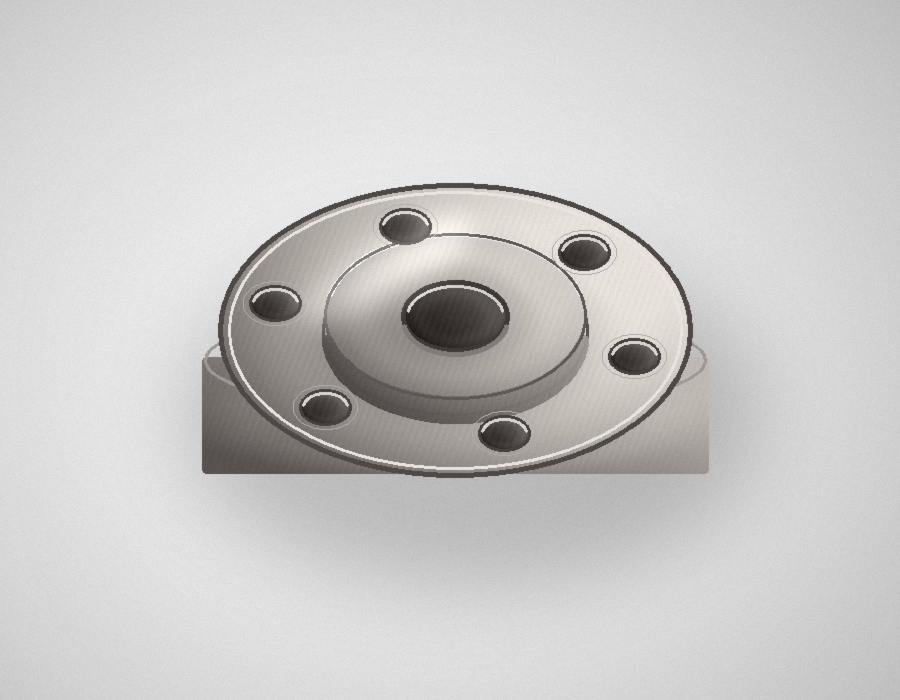
#> input picture samples/part_photo.png, 900 x 700 px
$ python img2svg.py samples/part_photo.png
#> lines starting #> are read from the running program, lines starting #| are printed output that depends on the picture; after the words box and inside, x2 and y2 are one past the last pixel; in counts of white or black regions, pixels touching at a corner belong together
#!/usr/bin/env python3
# -*- coding: utf-8 -*-
"""
img2svg — 把图像（示例：本文件夹下 1.gif）转成真正的矢量 SVG。

设计约束（来自需求）：
  * 线条由「多边线 / 贝塞尔曲线」构成，绝不套壳 —— 永不输出 <image>。
  * 热点（数字标号）用 <text> 标签圈出，且不使用 <circle> 圆环。
  * 原图中印刷的圆环 marker 保留为矢量描边（path），数字本身被擦除并由
    <text> 重新矢量绘制。
  * 默认输出为单色（黑白）中心线描线，得到干净、无糊边的矢量线条。

中心线算法：
  medial_axis 距离变换骨架（天然落在墨内，0% 外溢）→ 按拓扑节点把骨架
  拆成「分支段」→ 每段一条 <path> M/L...，stroke（非填充），
  stroke-width = 2 * 该段本地半径（EDT 中位数），linecap=butt（无端盘，无糊）。
"""
import os, sys, re, json, asyncio, io, argparse, importlib.util, traceback
from functools import lru_cache
import numpy as np
import cv2
from scipy import ndimage as ndi
from skimage.morphology import medial_axis
from scipy.ndimage import convolve

# ---------- 复用 recovered 模块的 mono_mask / _prune_skeleton ----------
_HERE = os.path.dirname(os.path.abspath(__file__))
_PYC = os.path.join(_HERE, '__pycache__', 'img2svg.cpython-312.pyc')
_rec = None
if os.path.exists(_PYC):
    try:
        _spec = importlib.util.spec_from_file_location('_rec', _PYC)
        _rec = importlib.util.module_from_spec(_spec)
        _spec.loader.exec_module(_rec)
    except Exception as e:
        print('[warn] 无法加载 recovered 模块 %s：%s' % (_PYC, e), file=sys.stderr)
        _rec = None


def mono_mask(rgb, alpha, thr=245):
    if _rec is not None:
        try:
            return _rec.mono_mask(rgb, alpha, thr=thr)
        except Exception:
            pass
    # 本地降级实现：近白/透明的当作背景
    lum = rgb.mean(axis=2)
    ink = (lum < thr) & (alpha >= 10)
    return ink


# [27 lines left out: function prune_skeleton, not called in this run]


# ---------- 中心线分解 ----------
OFFS = [(-1, -1), (-1, 0), (-1, 1), (0, -1), (0, 1), (1, -1), (1, 0), (1, 1)]


# [251 lines left out: functions _cap_arc, build_variable_polygon, trace_exact_contours, rasterize_frags, trace_missed_blocks, trace_centerline, not called in this run]


# ---------- WinRT OCR（流读，绕过 StorageFile 中文路径问题） ----------
def ocr_stream(path, lang='en-US', timeout=120):
    import winsdk.windows.media.ocr as ocr
    import winsdk.windows.globalization as glob
    import winsdk.windows.storage.streams as streams
    import winsdk.windows.graphics.imaging as imaging
    import PIL.Image
    im = PIL.Image.open(path).convert('RGBA')
    buf = io.BytesIO(); im.save(buf, format='PNG'); data = buf.getvalue()
    ras = streams.InMemoryRandomAccessStream()
    dw = streams.DataWriter(ras)
    dw.write_bytes(bytes(data))

    async def _run():
        eng = ocr.OcrEngine.try_create_from_language(glob.Language(lang))
        if eng is None:
            raise RuntimeError('WinRT OCR 引擎不可用（语言包 %s 缺失？）' % lang)
        await dw.store_async()
        await ras.flush_async()
        ras.seek(0)
        dec = await imaging.BitmapDecoder.create_async(ras)
        bmp = await dec.get_software_bitmap_async()
        res = await eng.recognize_async(bmp)
        words = []
        for line in res.lines:
            for w in line.words:
                r = w.bounding_rect
                words.append({'text': w.text, 'x': r.x, 'y': r.y, 'w': r.width, 'h': r.height})
        return words
    loop = asyncio.new_event_loop()
    try:
        return [w for w in loop.run_until_complete(_run()) if w['text'].strip().isdigit()]
    finally:
        loop.close()


# ---------- 热点层（text + 擦除原图数字） ----------
# [22 lines left out: function hotspot_layer, not called in this run]


# ---------- 组装 SVG ----------
def img2svg(input_path, output_path, lang='en-US', force_ocr=False,
            font_size_ratio=0.95, close=2, max_gap=3, prune=6,
            wfactor=1.7, wpct=30, wcap=12, erase_margin=3,
            var_width=True, vfactor=1.0, hybrid=True, min_block=24,
            mode='exact', contour_simplify=0.5,
            stroke='#1f2329', scale=1.0, no_ocr=False):
#> called with input_path = 'samples/part_photo.png', output_path = 'samples/part_photo.svg', lang = 'en-US', force_ocr = False, font_size_ratio = 0.95, close = 2, max_gap = 3, prune = 6
    im = cv2.imread(input_path, cv2.IMREAD_UNCHANGED)
#> im is the input picture: shape (700, 900, 3); mean B, G, R 201.6, 202.5, 203.7
    if im is None:
        import PIL.Image
        im = np.array(PIL.Image.open(input_path).convert('RGBA'))
    if im.ndim == 2:
        im = cv2.cvtColor(im, cv2.COLOR_GRAY2RGBA)
    elif im.shape[2] == 3:
        im = cv2.cvtColor(im, cv2.COLOR_BGR2RGBA)
#> im: shape (700, 900, 4)
    rgb = im[..., :3].astype(np.int16)
    alpha = im[..., 3] if im.shape[2] == 4 else np.full(im.shape[:2], 255, np.uint8)
#> alpha: shape (700, 900); every value is 255

    # 可选降采样（用于快速预览）
    if scale and scale != 1.0:
        import PIL.Image as _PIL
        arr = np.ascontiguousarray(im[..., :4] if im.shape[2] == 4 else im)
        pil = _PIL.fromarray(arr)
        nw, nh = max(1, int(pil.width * scale)), max(1, int(pil.height * scale))
        pil = pil.resize((nw, nh))
        arr = np.array(pil)
        rgb = arr[..., :3].astype(np.int16)
        alpha = arr[..., 3] if arr.shape[2] == 4 else np.full(arr.shape[:2], 255, np.uint8)

    H, W = rgb.shape[:2]
#> H = 700; W = 900
    ink = mono_mask(rgb, alpha)
#> in mono_mask, `ink = (lum < thr) & (alpha >= 10)`:
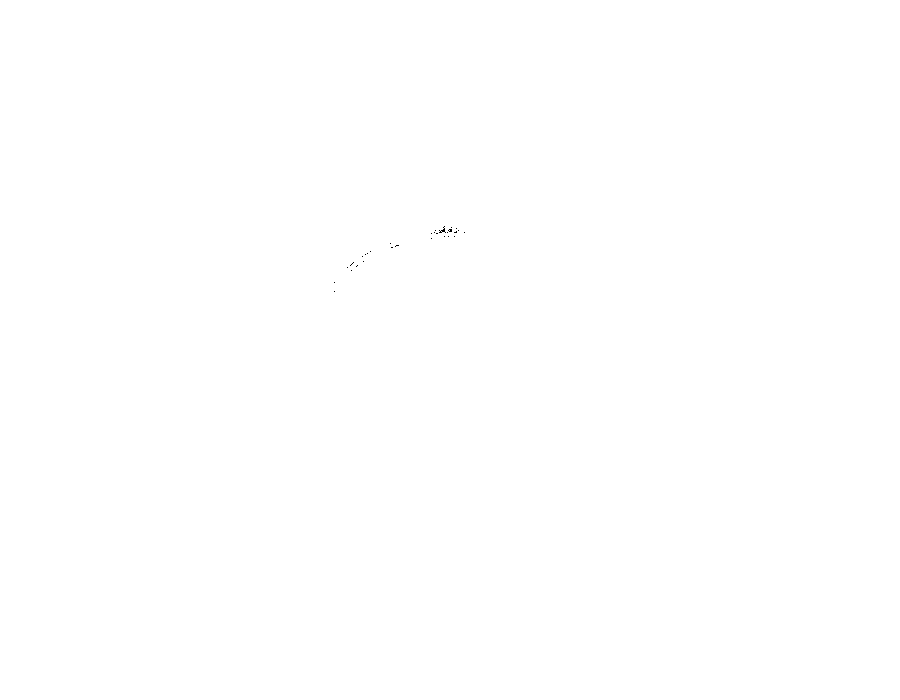
#> ink: shape (700, 900) bool; 100% white; black in thin lines or dots, all inside (x1, y1, x2, y2) = (334, 226, 465, 292)

    # OCR 热点
    hot = []
    if not no_ocr:
        ocr_json = output_path + '.ocr.json'
        if (not force_ocr) and os.path.exists(ocr_json):
            try:
                hot = json.load(open(ocr_json, 'r', encoding='utf-8'))
                print('[info] 复用已存 OCR 结果 %d 个热点' % len(hot))
            except Exception:
                hot = []
        if not hot:
            for attempt in range(3):
                try:
                    hot = ocr_stream(input_path, lang=lang)
                    if hot:
                        break
                except Exception as e:
                    print('[warn] OCR 第%d次失败：%s' % (attempt + 1, e), file=sys.stderr)
            if hot:
                try:
                    json.dump(hot, open(ocr_json, 'w', encoding='utf-8'))
                except Exception:
                    pass
    print('[info] 识别热点 %d 个' % len(hot))

    text_frags, erase = hotspot_layer(hot, ink, font_size_ratio=font_size_ratio, erase_margin=erase_margin)
    ink_lines = ink & (~erase)

    stroke_paths = []
    fill_paths = []
    if mode == 'exact':
        # 精确轮廓：所有轮廓合并成单个 path + fill-rule=evenodd（孔洞会被正确挖空）。
        # 注意：每个轮廓单独 fill 会把孔洞填实；单独 stroke 又会向墨外渗半像素。
        # 经验证，纯 fill（无 stroke）+ evenodd 的综合像素误差最小、墨外像素最少。
        paths = trace_exact_contours(ink_lines, simplify=contour_simplify)
        d_all = ' '.join(d for d, _ in paths)
        if d_all:
            stroke_paths.append(
                '    <path fill="%s" fill-rule="evenodd" stroke="none" d="%s"/>' % (stroke, d_all))
        print('[info] 精确轮廓 %d 段（合并单 path + evenodd，纯 fill）' % len(paths))
    else:
        frags = trace_centerline(ink_lines, W, H, prune=prune, close=close, max_gap=max_gap,
                                 wfactor=wfactor, wpct=wpct, wcap=wcap, var_width=var_width, vfactor=vfactor)
        print('[info] 线条片段 %d 段' % len(frags))

        if var_width:
            for d, w in frags:
                stroke_paths.append('    <path fill="%s" stroke="none" d="%s"/>' % (stroke, d))
        else:
            buckets = {}
            for d, w in frags:
                key = round(w * 2) / 2.0
                buckets.setdefault(key, []).append(d)
            for w, ds in sorted(buckets.items()):
                d_all = ' '.join(ds)
                stroke_paths.append(
                    '    <path fill="none" stroke="%s" stroke-width="%.1f" stroke-linecap="butt" stroke-linejoin="round" d="%s"/>'
                    % (stroke, w, d_all))

        # 混合补漏：中心线盖不到的成片区域用轮廓多边形忠实补回
        if hybrid:
            rendered = rasterize_frags(frags, W, H, var_width=var_width)
            blocks = trace_missed_blocks(ink_lines, rendered, min_area=min_block)
            for d, area in blocks:
                fill_paths.append('    <path fill="%s" stroke="none" fill-rule="evenodd" d="%s"/>' % (stroke, d))
            print('[info] 混合补漏区域 %d 处（合计 %.0f px）' % (len(blocks), sum(a for _, a in blocks)))

    parts = []
    parts.append(
        '<svg xmlns="http://www.w3.org/2000/svg" xmlns:xlink="http://www.w3.org/1999/xlink" '
        'width="%d" height="%d" viewBox="0 0 %d %d" font-family="Arial, sans-serif">' % (W, H, W, H))
    parts.append('  <rect x="0" y="0" width="%d" height="%d" fill="#ffffff"/>' % (W, H))
    parts.append('  <g id="strokes">')
    parts.extend(stroke_paths)
    parts.extend(fill_paths)
    parts.append('  </g>')
    if text_frags:
        parts.append('  <g id="hotspots" font-family="Arial, sans-serif" fill="#243044" text-anchor="middle" xml:space="preserve">')
        parts.extend('    ' + t for t in text_frags)
        parts.append('  </g>')
    parts.append('</svg>')

    with open(output_path, 'w', encoding='utf-8') as f:
        f.write('\n'.join(parts))
    print('[done] 写出 %s (%d 字节)' % (output_path, os.path.getsize(output_path)))
    return output_path


def main():
    ap = argparse.ArgumentParser(description='图像转干净矢量 SVG（中心线描线 + text 热点）')
    ap.add_argument('input')
    ap.add_argument('output', nargs='?')
    ap.add_argument('--lang', default='en-US')
    ap.add_argument('--force-ocr', action='store_true')
    ap.add_argument('--no-ocr', action='store_true')
    ap.add_argument('--font-size-ratio', type=float, default=0.95)
    ap.add_argument('--close', type=int, default=2)
    ap.add_argument('--max-gap', type=int, default=3)
    ap.add_argument('--prune', type=int, default=6)
    ap.add_argument('--wfactor', type=float, default=1.7, help='线宽 = factor × 本地EDT半径分位数')
    ap.add_argument('--wpct', type=int, default=30, help='EDT 半径分位数（0-100），越大线越粗')
    ap.add_argument('--wcap', type=float, default=12.0, help='线宽上限')
    ap.add_argument('--erase-margin', type=int, default=3, help='擦除原数字 bbox 的外扩像素')
    ap.add_argument('--no-var-width', dest='var_width', action='store_false',
                    help='关闭变宽笔触，改用固定线宽（默认开启变宽）')
    ap.add_argument('--vfactor', type=float, default=1.0, help='变宽半宽 = vfactor × 本地EDT半径')
    ap.add_argument('--no-hybrid', dest='hybrid', action='store_false',
                    help='关闭混合补漏（默认开启：粗实心区域用轮廓多边形忠实补回）')
    ap.add_argument('--min-block', type=int, default=24, help='补漏的最小连通域像素数')
    ap.add_argument('--mode', choices=['exact', 'centerline'], default='exact',
                    help='exact=像素级忠实轮廓(默认,最清晰) / centerline=骨架中心线笔触')
    ap.add_argument('--contour-simplify', type=float, default=0.5,
                     help='exact 模式轮廓简化阈值(px)，越小越忠实、文件越大')
    ap.add_argument('--stroke', default='#1f2329')
    ap.add_argument('--scale', type=float, default=1.0, help='降采样比例，用于快速预览（如 0.5）')
    args = ap.parse_args()
    out = args.output or (os.path.splitext(args.input)[0] + '.svg')
    img2svg(args.input, out, lang=args.lang, force_ocr=args.force_ocr, no_ocr=args.no_ocr,
            font_size_ratio=args.font_size_ratio, close=args.close, max_gap=args.max_gap,
            prune=args.prune, wfactor=args.wfactor, wpct=args.wpct, wcap=args.wcap,
            erase_margin=args.erase_margin, var_width=args.var_width, vfactor=args.vfactor,
            hybrid=args.hybrid, min_block=args.min_block,
            mode=args.mode, contour_simplify=args.contour_simplify,
            stroke=args.stroke, scale=args.scale)
#> (the call stopped at in ocr_stream, `ras = streams.InMemoryRandomAccessStream()`: winsdk is not available in this run)


if __name__ == '__main__':
    main()
